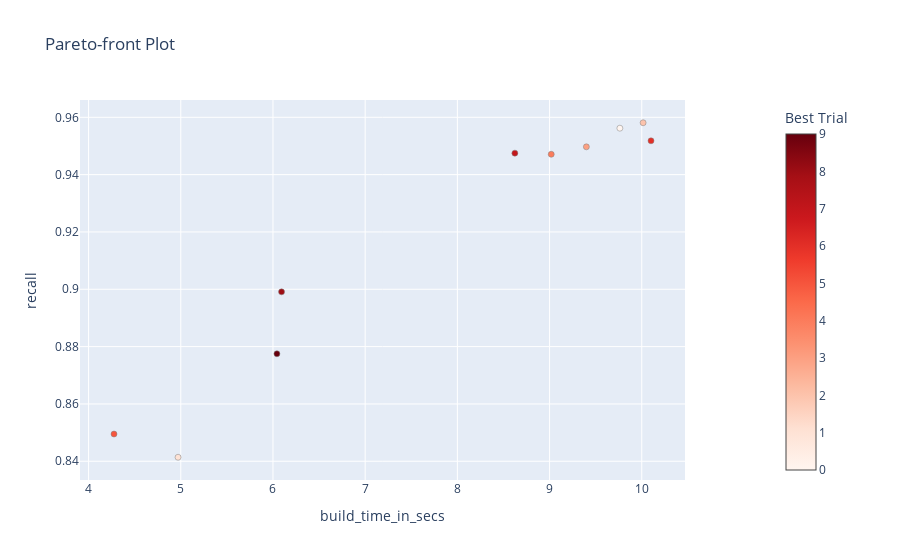
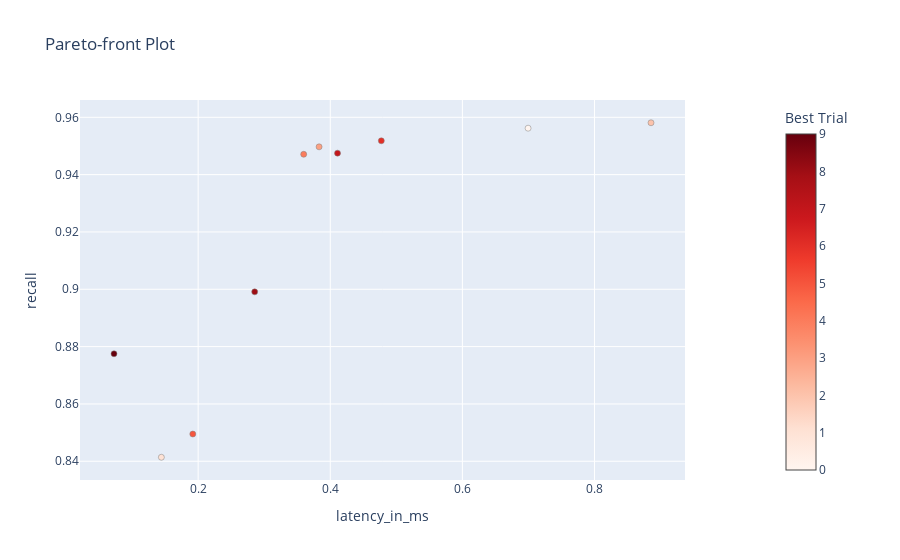

Source (notebook cell) for these figures, in order:
### Code cell
visualization(ivf_pq_study)

### Figure 1 — Plotly figure (JSON) as saved in the notebook; plotly's stock layout.template omitted (floating-point values rounded to 4 significant figures)
{"data": [{"hovertemplate": "%{text}<extra>Trial</extra>", "marker": {"color": [], "colorbar": {"title": {"text": "Trial"}}, "colorscale": [[0, "rgb(247,251,255)"], [0.125, "rgb(222,235,247)"], [0.25, "rgb(198,219,239)"], [0.375, "rgb(158,202,225)"], [0.5, "rgb(107,174,214)"], [0.625, "rgb(66,146,198)"], [0.75, "rgb(33,113,181)"], [0.875, "rgb(8,81,156)"], [1, "rgb(8,48,107)"]], "line": {"color": "Grey", "width": 0.5}}, "mode": "markers", "showlegend": false, "text": [], "type": "scatter", "x": [], "y": []}, {"hovertemplate": "%{text}<extra>Best Trial</extra>", "marker": {"color": [0, 1, 2, 3, 4, 5, 6, 7, 8, 9], "colorbar": {"title": {"text": "Best Trial"}, "x": 1.1, "xpad": 40, "y": 0.5}, "colorscale": [[0, "rgb(255,245,240)"], [0.125, "rgb(254,224,210)"], [0.25, "rgb(252,187,161)"], [0.375, "rgb(252,146,114)"], [0.5, "rgb(251,106,74)"], [0.625, "rgb(239,59,44)"], [0.75, "rgb(203,24,29)"], [0.875, "rgb(165,15,21)"], [1, "rgb(103,0,13)"]], "line": {"color": "Grey", "width": 0.5}}, "mode": "markers", "showlegend": false, "text": ["{<br>  \"number\": 0,<br>  \"values\": [<br>    9.7626,<br>    0.6995,<br>    0.9562<br>  ],<br>  \"params\": {<br>    \"pq_dim\": 662,<br>    \"n_probes\": 79<br>  }<br>}", "{<br>  \"number\": 1,<br>  \"values\": [<br>    4.9705,<br>    0.1443,<br>    0.8414<br>  ],<br>  \"params\": {<br>    \"pq_dim\": 210,<br>    \"n_probes\": 57<br>  }<br>}", "{<br>  \"number\": 2,<br>  \"values\": [<br>    10.0147,<br>    0.8856,<br>    0.9581<br>  ],<br>  \"params\": {<br>    \"pq_dim\": 678,<br>    \"n_probes\": 98<br>  }<br>}", "{<br>  \"number\": 3,<br>  \"values\": [<br>    9.3991,<br>    0.3831,<br>    0.9497<br>  ],<br>  \"params\": {<br>    \"pq_dim\": 432,<br>    \"n_probes\": 70<br>  }<br>}", "{<br>  \"number\": 4,<br>  \"values\": [<br>    9.018,<br>    0.3598,<br>    0.9471<br>  ],<br>  \"params\": {<br>    \"pq_dim\": 410,<br>    \"n_probes\": 69<br>  }<br>}", "{<br>  \"number\": 5,<br>  \"values\": [<br>    4.2757,<br>    0.1919,<br>    0.8495<br>  ],<br>  \"params\": {<br>    \"pq_dim\": 242,<br>    \"n_probes\": 66<br>  }<br>}", "{<br>  \"number\": 6,<br>  \"values\": [<br>    10.1002,<br>    0.4773,<br>    0.9518<br>  ],<br>  \"params\": {<br>    \"pq_dim\": 688,<br>    \"n_probes\": 50<br>  }<br>}", "{<br>  \"number\": 7,<br>  \"values\": [<br>    8.6237,<br>    0.411,<br>    0.9475<br>  ],<br>  \"params\": {<br>    \"pq_dim\": 388,<br>    \"n_probes\": 85<br>  }<br>}", "{<br>  \"number\": 8,<br>  \"values\": [<br>    6.0929,<br>    0.2856,<br>    0.8991<br>  ],<br>  \"params\": {<br>    \"pq_dim\": 286,<br>    \"n_probes\": 79<br>  }<br>}", "{<br>  \"number\": 9,<br>  \"values\": [<br>    6.0429,<br>    0.0726,<br>    0.8775<br>  ],<br>  \"params\": {<br>    \"pq_dim\": 284,<br>    \"n_probes\": 19<br>  }<br>}"], "type": "scatter", "x": [9.763, 4.971, 10.01, 9.399, 9.018, 4.276, 10.1, 8.624, 6.093, 6.043], "y": [0.9562, 0.8414, 0.9581, 0.9497, 0.9471, 0.8495, 0.9518, 0.9475, 0.8991, 0.8775]}], "layout": {"autosize": true, "title": {"text": "Pareto-front Plot"}, "xaxis": {"autorange": true, "range": [3.93, 10.45], "title": {"text": "build_time_in_secs"}, "type": "linear"}, "yaxis": {"autorange": true, "range": [0.8318, 0.9677], "title": {"text": "recall"}, "type": "linear"}}}

### Figure 2 — Plotly figure (JSON) as saved in the notebook; plotly's stock layout.template omitted (floating-point values rounded to 4 significant figures)
{"data": [{"hovertemplate": "%{text}<extra>Trial</extra>", "marker": {"color": [], "colorbar": {"title": {"text": "Trial"}}, "colorscale": [[0, "rgb(247,251,255)"], [0.125, "rgb(222,235,247)"], [0.25, "rgb(198,219,239)"], [0.375, "rgb(158,202,225)"], [0.5, "rgb(107,174,214)"], [0.625, "rgb(66,146,198)"], [0.75, "rgb(33,113,181)"], [0.875, "rgb(8,81,156)"], [1, "rgb(8,48,107)"]], "line": {"color": "Grey", "width": 0.5}}, "mode": "markers", "showlegend": false, "text": [], "type": "scatter", "x": [], "y": []}, {"hovertemplate": "%{text}<extra>Best Trial</extra>", "marker": {"color": [0, 1, 2, 3, 4, 5, 6, 7, 8, 9], "colorbar": {"title": {"text": "Best Trial"}, "x": 1.1, "xpad": 40, "y": 0.5}, "colorscale": [[0, "rgb(255,245,240)"], [0.125, "rgb(254,224,210)"], [0.25, "rgb(252,187,161)"], [0.375, "rgb(252,146,114)"], [0.5, "rgb(251,106,74)"], [0.625, "rgb(239,59,44)"], [0.75, "rgb(203,24,29)"], [0.875, "rgb(165,15,21)"], [1, "rgb(103,0,13)"]], "line": {"color": "Grey", "width": 0.5}}, "mode": "markers", "showlegend": false, "text": ["{<br>  \"number\": 0,<br>  \"values\": [<br>    9.7626,<br>    0.6995,<br>    0.9562<br>  ],<br>  \"params\": {<br>    \"pq_dim\": 662,<br>    \"n_probes\": 79<br>  }<br>}", "{<br>  \"number\": 1,<br>  \"values\": [<br>    4.9705,<br>    0.1443,<br>    0.8414<br>  ],<br>  \"params\": {<br>    \"pq_dim\": 210,<br>    \"n_probes\": 57<br>  }<br>}", "{<br>  \"number\": 2,<br>  \"values\": [<br>    10.0147,<br>    0.8856,<br>    0.9581<br>  ],<br>  \"params\": {<br>    \"pq_dim\": 678,<br>    \"n_probes\": 98<br>  }<br>}", "{<br>  \"number\": 3,<br>  \"values\": [<br>    9.3991,<br>    0.3831,<br>    0.9497<br>  ],<br>  \"params\": {<br>    \"pq_dim\": 432,<br>    \"n_probes\": 70<br>  }<br>}", "{<br>  \"number\": 4,<br>  \"values\": [<br>    9.018,<br>    0.3598,<br>    0.9471<br>  ],<br>  \"params\": {<br>    \"pq_dim\": 410,<br>    \"n_probes\": 69<br>  }<br>}", "{<br>  \"number\": 5,<br>  \"values\": [<br>    4.2757,<br>    0.1919,<br>    0.8495<br>  ],<br>  \"params\": {<br>    \"pq_dim\": 242,<br>    \"n_probes\": 66<br>  }<br>}", "{<br>  \"number\": 6,<br>  \"values\": [<br>    10.1002,<br>    0.4773,<br>    0.9518<br>  ],<br>  \"params\": {<br>    \"pq_dim\": 688,<br>    \"n_probes\": 50<br>  }<br>}", "{<br>  \"number\": 7,<br>  \"values\": [<br>    8.6237,<br>    0.411,<br>    0.9475<br>  ],<br>  \"params\": {<br>    \"pq_dim\": 388,<br>    \"n_probes\": 85<br>  }<br>}", "{<br>  \"number\": 8,<br>  \"values\": [<br>    6.0929,<br>    0.2856,<br>    0.8991<br>  ],<br>  \"params\": {<br>    \"pq_dim\": 286,<br>    \"n_probes\": 79<br>  }<br>}", "{<br>  \"number\": 9,<br>  \"values\": [<br>    6.0429,<br>    0.0726,<br>    0.8775<br>  ],<br>  \"params\": {<br>    \"pq_dim\": 284,<br>    \"n_probes\": 19<br>  }<br>}"], "type": "scatter", "x": [0.6995, 0.1443, 0.8856, 0.3831, 0.3598, 0.1919, 0.4773, 0.411, 0.2856, 0.0726], "y": [0.9562, 0.8414, 0.9581, 0.9497, 0.9471, 0.8495, 0.9518, 0.9475, 0.8991, 0.8775]}], "layout": {"autosize": true, "title": {"text": "Pareto-front Plot"}, "xaxis": {"autorange": true, "range": [0.02429, 0.9339], "title": {"text": "latency_in_ms"}, "type": "linear"}, "yaxis": {"autorange": true, "range": [0.8318, 0.9677], "title": {"text": "recall"}, "type": "linear"}}}
